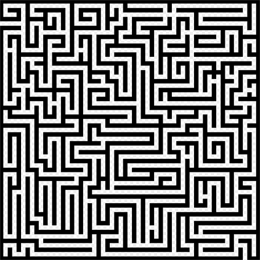
#> input picture TP/Generation_et_resolution_de_labyrinthes/ex_labyrinthe.png, 260 x 260 px
$ python bonus_resolution_labyrinthe_equation_diffusion.py
#> lines starting #> are read from the running program, lines starting #| are printed output that depends on the picture; after the words box and inside, x2 and y2 are one past the last pixel; in counts of white or black regions, pixels touching at a corner belong together
# Bonus : résolution d'un labyrinthe par la résolution d'une équation de
# diffusion par la méthode des éléments finis

###############################################################################
# 1) Importation d'une image de labyrinthe

import matplotlib.pyplot as plt
import matplotlib.image as mpimg
import numpy as np

def im2lab(filename):
#> called with filename = 'ex_labyrinthe.png'
    img = mpimg.imread(filename)[:,:,1]
#> img: shape (260, 260) float32; min 0, max 1, mean 0.48
    img = img / np.max(img)
    img[img < 0.5] = 0
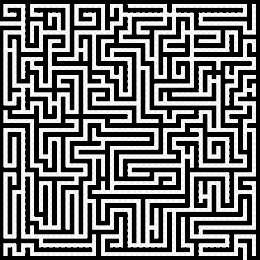
#> img: shape (260, 260) float32; min 0, max 1, mean 0.444
    img[img >= 0.5] = 1
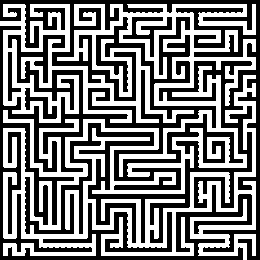
#> img: shape (260, 260) float32; values 0 (black) and 1 (white), 48.7% white; 1 white region, box (x1, y1, x2, y2) and area: (0, 4, 256, 260) 32904
    return img

# 0 : en dehors
# -1 : domaine
# 1 : contour

lab = im2lab("ex_labyrinthe.png")
plt.imshow(lab)
plt.title("Labyrinthe à résoudre")
plt.show()

###############################################################################
# 2) Génération maillage

# La méthode des éléments finis fait intervenir des intégrales, calculées sur
# de petits triangles qui forment un maillage. Les sommets de ces triangles
# représentent l'endroits où seront calculées les inconnues du problèmes ; en
# dehors le champ physique calculé est interpolé linéairement.

def maillage(lab):
    # renvoie un maillage des zones blanches d'un labyrinthe uniquement
    shape=lab.shape
#> shape = (260, 260)
    T=np.zeros(((shape[0]-1)*(shape[1]-1)*2,3),dtype='int') # table de connectivité
    XY=np.zeros((shape[0]*shape[1],2)) # coordonnées des noeuds
    kp = 0 ; kt = 0
    for j in range(0,shape[1]):
        for i in range(0,shape[0]):
            XY[kp,:] = [j,-i]
            if j<shape[1]-1 and i<shape[0]-1 and lab[i,j] and lab[i,j+1] and lab[i+1,j+1]:
                T[kt,:] = [kp,kp+shape[0],kp+shape[0]+1]
                kt += 1
            if j<shape[1]-1 and i<shape[0]-1 and lab[i,j] and lab[i+1,j] and lab[i+1,j+1]:
                T[kt,:] = [kp,kp+1,kp+shape[0]+1]
                kt += 1
            kp+=1
#> after the loop, kp = 67600; kt = 51003
    T=T[1:kt,:]
    return XY, T

print("maillage en cours...")

noeuds, triangles = maillage(lab)
#> noeuds = 67600 pairs, first value 0 to 259, second value -259 to 0


def trace_maillage(triangles,noeuds):
    # permet de tracer le maillage (à éviter car très long...)
    plt.figure()
    x=noeuds[triangles[:,[0,1,2,0]]-1,0]
    y=noeuds[triangles[:,[0,1,2,0]]-1,1]
    plt.plot(x.transpose(),y.transpose(),'k')
    plt.title('Maillage de référence')
    plt.show()

#trace_maillage(triangles,noeuds)

###############################################################################
# 3) Calcul analytique des intégrales 2D sur chaque triangle

def int_tri(X,Y):
    def produit(*args):
        A=args[0]
        for i in range(1,len(args)):
            A=np.dot(A,args[i])
        return A

    detJ = (X[0]-X[2])*(Y[1]-Y[2])-(X[1]-X[2])*(Y[0]-Y[2])
    invJ = 1/detJ*np.array([[Y[1]-Y[2],-Y[0]+Y[2]],[-X[1]+X[2], X[0]-X[2]]])
    G = np.array([[1,0,-1],[0,1,-1]])
    return produit(np.abs(detJ), G.transpose(), invJ.transpose(), invJ, G) / 2

###############################################################################
# 4) Assemblage de la matrice du système éléments finis
print("assemblage en cours...")

from scipy.sparse import coo_matrix

def assemblage(noeuds, triangles):
    Nt=len(triangles)
#> Nt = 51002
    Nn=len(noeuds)
#> Nn = 67600
    I=np.zeros(6*Nt); J=np.zeros(6*Nt) ; val=np.zeros(6*Nt) ;
    for i in range(Nt):
        noeuds_triangle = triangles[i,:]
        X = noeuds[noeuds_triangle,0]
        Y = noeuds[noeuds_triangle,1]
        Kel = int_tri(X,Y)
        I[6*i:6*i+6] = noeuds_triangle[[0,1,2,1,2,2]]
        J[6*i:6*i+6] = noeuds_triangle[[0,0,0,1,1,2]]
        val[6*i:6*i+6] = np.array([Kel[0,0]/2,Kel[0,1],Kel[0,2],Kel[1,1]/2,Kel[1,2],Kel[2,2]/2])
#> this loop made 51002 passes
#> (noeuds_triangle, X, Y, detJ in int_tri, invJ in int_tri) on passes 1 to 3: ([21, 22, 282], [0, 0, 1], [-21, -22, -22], 1, [[0, -1], [1, -1]]), ([22, 282, 283], [0, 1, 1], [-22, -22, -23], -1, [[-1, 1], [0, 1]]), ([22, 23, 283], [0, 0, 1], [-22, -23, -23], 1, [[0, -1], [1, -1]])
    # on génère une matrice creuse dans laquelle seul les termes non nuls sont
    # stockés en mémoire :
    K = coo_matrix((val,(I,J)), shape = (Nn,Nn))
    K = K + K.transpose()
    return K

K = assemblage(noeuds, triangles)
plt.figure()
plt.spy(K, markersize = 3)
plt.title("Termes non nuls de la matrice éléments finis")
plt.show()
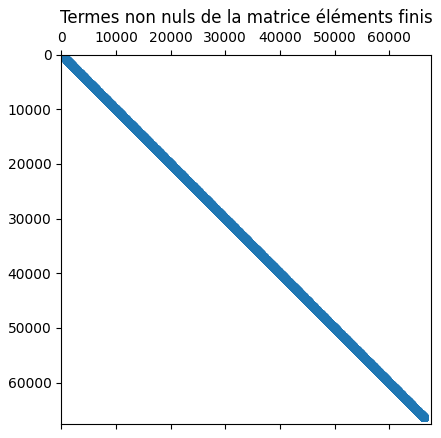
#> figure drawn by matplotlib, 1 panel

###############################################################################
# 5) Détection de l'entrée et de la sortie

print("Application des conditions limites...")

def detect_inout(mat):
    # détecte l'entrée et la sortie
    shape = mat.shape
#> shape = (260, 260)
    IN = []; OUT = []
    test1 = False; test2 = False; test3 = False; test4 = False

    # détection de l'entrée
    for i in range(0, shape[0]):
        if mat[i, 0] == 1:
            IN.append(i)
            test1 = True
#> after the loop, IN = [21, 22, 23, 24, 25]
    if not test1:
        for i in range(0, shape[0]):
            if mat[i, shape[1]-1] == 1:
                IN.append(i+shape[0]*(shape[1]-1))
                test2 = True
    if not test1 and not test2:
        for i in range(0, shape[1]):
            if mat[0, i] == 1:
                IN.append(i*shape[0])
                test3 = True

# On a forcément un de ces test qui est bon
    for i in range(0, shape[1]):
        if mat[shape[0]-1, i] == 1:
            OUT.append(i*shape[0]-1)
            test4 = True
#> after the loop, OUT = [63179, 63439, 63699, 63959]

    if not test4 and not test3:
       for i in range(0, shape[1]):
            if mat[0, i] == 1:
                OUT.append(i*shape[0])
                test3 = True

    if not test4 and not test2:
        for i in range(0,shape[0]):
            if mat[i, shape[1]-1] == 1:
                OUT.append(i+shape[0]*(shape[1]-1))
                test2 = True
    return IN, OUT

IN,OUT = detect_inout(lab)
#> IN = [21, 22, 23, 24, 25]; OUT = [63179, 63439, 63699, 63959]

###############################################################################
# 6) Expression des conditions limites de Dirichlet à l'entrée et à la sortie

def Dirichlet_CL(triangles,noeuds,IN,OUT):
    noeuds_utiles = np.unique(triangles)
    noeuds_inutile = np.arange(0,len(noeuds))[np.in1d(np.arange(0,len(noeuds)),noeuds_utiles,invert=True)]
    Nn = len(noeuds)
#> Nn = 67600
    I = [];  J = []; valC = [] ; valB = [] ; k = 0

    for noeud in noeuds_inutile:
        I += [k]
        J += [noeud]
        valC += [1]
        valB += [0]
        k += 1
#> this loop made 34699 passes
#> (J, valC, valB) on passes 2 to 4: ([0, 1], [1, 1], [0, 0]), ([0, 1, 2], [1, 1, 1], [0, 0, 0]), ([0, 1, 2, 3], [1, 1, 1, 1], [0, 0, 0, 0])
#> after the loop, I = 34699 items; J = 34699 items; k = 34699; valB = 34699 items; valC = 34699 items

    for noeud in IN:
        I += [k]
        J += [noeud]
        valC += [1]
        valB += [1e5]
        k += 1
#> this loop made 5 passes
#> after the loop, I = 34704 items; J = 34704 items; k = 34704; valB = 34704 items; valC = 34704 items

    for noeud in OUT:
        I += [k]
        J += [noeud]
        valC += [1]
        valB += [-1e5]
        k += 1
#> this loop made 4 passes
#> noeud on passes 1 to 4: 63179, 63439, 63699, 63959
#> after the loop, I = 34708 items; J = 34708 items; k = 34708; valB = 34708 items; valC = 34708 items

    C = coo_matrix((valC,(I,J)),shape=(k,Nn))
    b = coo_matrix((valB,(I,np.zeros(k))),shape=(k,1))

    return C,b

C,b = Dirichlet_CL(triangles,noeuds,IN,OUT)


###############################################################################
# 7) Imposition des conditions limites par pénalisation


def imposeCL(K, C, b, coeff = 1e5):
    coeff = np.max(np.abs(K))*coeff
    Kp = K + coeff * (C.transpose() * C)
    bp = coeff * (C.transpose() * b)
    return Kp, bp

Kp, bp = imposeCL(K, C, b)

###############################################################################
# 8) Résolution du système

print("Résolution du systèmes en cours...")

from scipy.sparse.linalg import spsolve
T = spsolve(Kp,bp)

###############################################################################
# 9) Affichage du champ physique

print("Affichage...")

def affiche_T(T,lab):
    # affiche directement la solution (température par exemple)
    k = 0
    shape = lab.shape
#> shape = (260, 260)
    maxT = np.max(np.abs(T))
#> maxT = 100000
    lab1 = lab.copy()
    for j in range(shape[1]):
        for i in range(shape[0]):
            lab1[i,j] = T[k]/maxT * 1e5
            k += 1
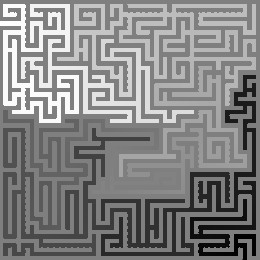
#> lab1: shape (260, 260) float32; min -100000, max 100000, mean 4009.3; drawn with min black and max white
#> after the loop, k = 67600
    plt.figure()
    plt.imshow(lab1)
    plt.title("Pseudo-température finale")
    plt.show()

affiche_T(T,lab)


###############################################################################
# 9) Affichage de la norme du flux (donne le chemin du labyrinthe)

def grad(X,Y,val):
    # calcule le gradient de température pour un triangle
    G = np.array([[1,0,-1],[0,1,-1]])
    detJ=(X[0]-X[2])*(Y[1]-Y[2])-(X[1]-X[2])*(Y[0]-Y[2])
    invJ=1/detJ*np.array([[Y[1]-Y[2],-Y[0]+Y[2]],[-X[1]+X[2], X[0]-X[2]]])
    return np.dot(np.dot(invJ,G),val)

def affiche_flux(T,noeuds,triangles):
    # affiche le gradient de température (solution du labyrinthe)
    Nt=len(triangles)
#> Nt = 51002
    X=np.zeros(Nt); Y=np.zeros(Nt) ; val=np.zeros(Nt) ;
    flux = np.zeros((Nt,2))
    plt.figure()

    for i in range(Nt):
        noeuds_triangle = triangles[i,:]
        X[i] = np.mean(noeuds[noeuds_triangle,0])
        Y[i] = np.mean(noeuds[noeuds_triangle,1])
        flux[i,:]=-grad(noeuds[noeuds_triangle,0],noeuds[noeuds_triangle,1],T[noeuds_triangle]).T
        val[i] = np.linalg.norm(flux[i,:])
#> this loop made 51002 passes
#> (noeuds_triangle, detJ in grad, invJ in grad) on passes 1 to 3: ([21, 22, 282], 1, [[0, -1], [1, -1]]), ([22, 282, 283], -1, [[-1, 1], [0, 1]]), ([22, 23, 283], 1, [[0, -1], [1, -1]])
    plt.tripcolor(noeuds[:,0], noeuds[:,1], triangles, facecolors=val)
    #plt.quiver(X,Y,flux[:,0],flux[:,1],angles='xy',scale=5e3) # affiche la direction du flux (moche...)
    plt.title("Solution du labyrinthe")
    plt.show()
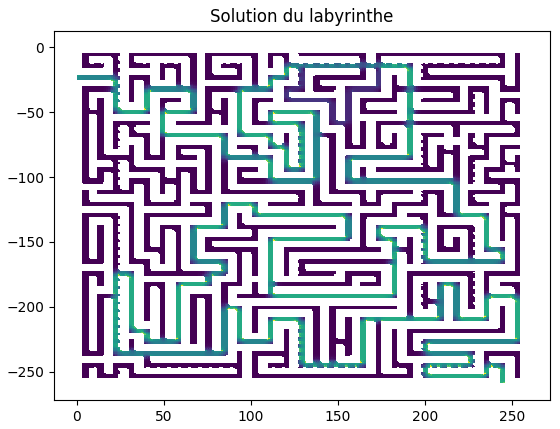
#> figure drawn by matplotlib, 1 panel


affiche_flux(T,noeuds,triangles)
